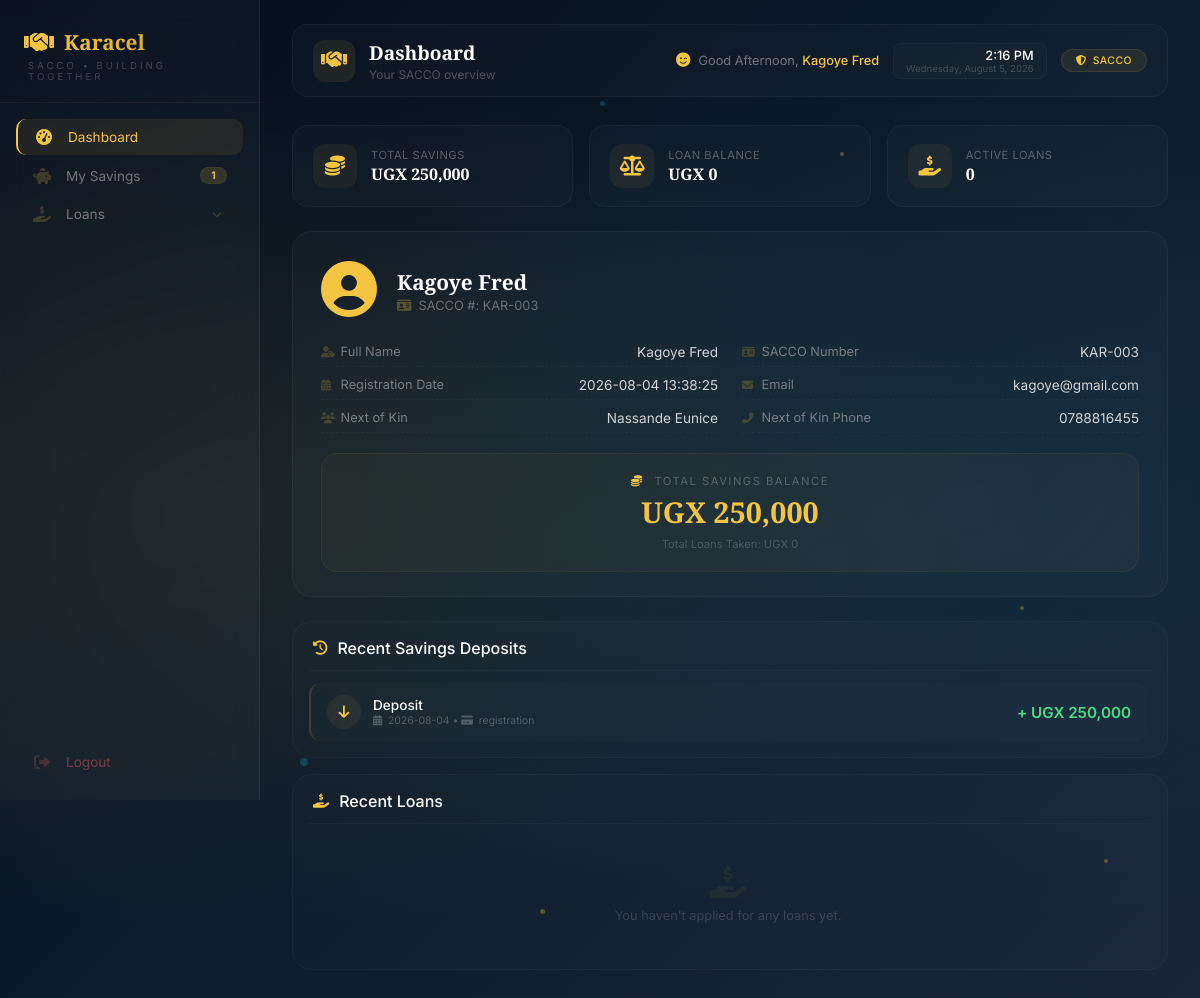
Before: /member/dashboard (signed in) with the older database file.
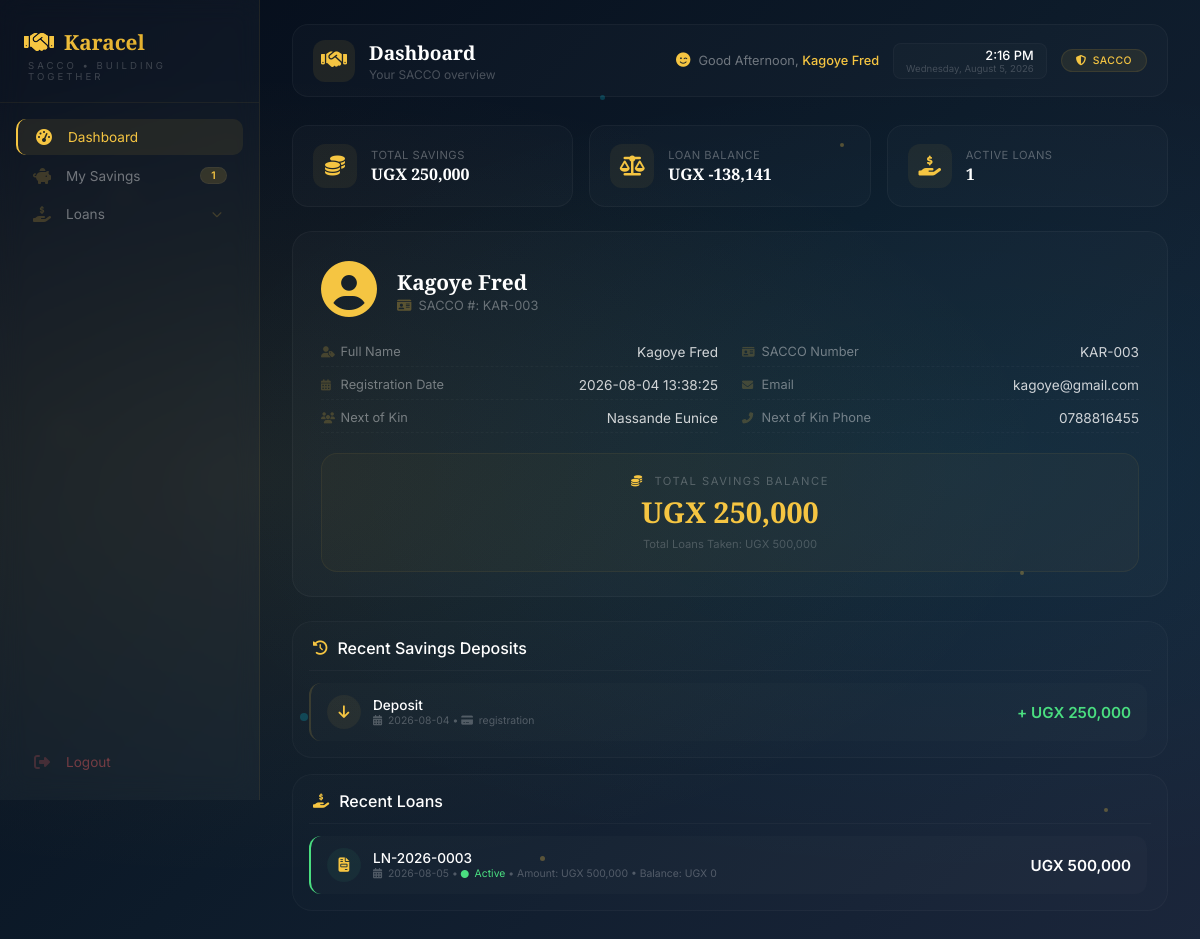
After: the same page with the newer database file.
### tables this page shows
CREATE TABLE savings_deposits (
            id INTEGER PRIMARY KEY AUTOINCREMENT,
            user_id INTEGER NOT NULL,
            amount REAL NOT NULL,
            deposit_date TEXT NOT NULL,
            payment_method TEXT,
            receipt_number TEXT,
            notes TEXT,
            created_at TIMESTAMP DEFAULT CURRENT_TIMESTAMP,
            FOREIGN KEY (user_id) REFERENCES users(id)
        );

CREATE TABLE loans (
            id INTEGER PRIMARY KEY AUTOINCREMENT,
            loan_number TEXT UNIQUE NOT NULL,
            user_id INTEGER NOT NULL,
            amount REAL NOT NULL,
            interest_rate REAL NOT NULL,
            interest_amount REAL NOT NULL,
            total_repayment REAL NOT NULL,
            monthly_installment REAL NOT NULL,
            tenure INTEGER DEFAULT 3,
            purpose TEXT,
            repayment_plan TEXT,
            status TEXT DEFAULT 'pending',
            application_date TEXT NOT NULL,
            approved_date TEXT,
            disbursed_date TEXT,
            completed_date TEXT,
            rejected_date TEXT,
            rejection_reason TEXT,
            admin_rejection_reason TEXT,
            current_balance REAL DEFAULT 0,
            interest_accrued REAL DEFAULT 0,
            last_interest_date TEXT,
            months_overdue INTEGER DEFAULT 0,
            start_month INTEGER DEFAULT 0,
            end_month INTEGER DEFAULT 12,
            created_at TIMESTAMP DEFAULT CURRENT_TIMESTAMP, last_payment_date TEXT, last_payment_amount REAL DEFAULT 0,
            FOREIGN KEY (user_id) REFERENCES users(id)
        );

### app.py (the view)
@app.route("/member/dashboard")
def member_dashboard():
    if "user_id" not in session:
        return redirect("/login")
    user_id = session["user_id"]
    db = get_db()
    member = db.execute("SELECT * FROM users WHERE id = ?", (user_id,)).fetchone()
    user = db.execute("SELECT * FROM users WHERE id = ?", (user_id,)).fetchone()
    total_savings = db.execute("""
        SELECT COALESCE(SUM(amount), 0) as total
        FROM savings_deposits
        WHERE user_id = ?
    """, (user_id,)).fetchone()['total']
    active_loans_balance = db.execute("""
        SELECT COALESCE(SUM(amount - COALESCE(total_repayments, 0)), 0) as balance
        FROM loans
        LEFT JOIN (
            SELECT loan_id, SUM(amount) as total_repayments
            FROM repayments
            WHERE status = 'completed'
            GROUP BY loan_id
        ) r ON loans.id = r.loan_id
        WHERE loans.user_id = ?
        AND loans.status IN ('approved', 'disbursed', 'active')
    """, (user_id,)).fetchone()['balance']
    active_loans_count = db.execute("""
        SELECT COUNT(*) as count
        FROM loans
        WHERE user_id = ?
        AND status IN ('approved', 'disbursed', 'active')
    """, (user_id,)).fetchone()['count']
    total_loans_taken = db.execute("""
        SELECT COALESCE(SUM(amount), 0) as total
        FROM loans
        WHERE user_id = ?
    """, (user_id,)).fetchone()['total']
    savings_deposits = db.execute("""
        SELECT * FROM savings_deposits
        WHERE user_id = ?
        ORDER BY deposit_date DESC
    """, (user_id,)).fetchall()
    loans = db.execute("""
        SELECT * FROM loans
        WHERE user_id = ?
        ORDER BY application_date DESC
    """, (user_id,)).fetchall()
    repayments = db.execute("""
        SELECT r.*, l.loan_number
        FROM repayments r
        JOIN loans l ON r.loan_id = l.id
        WHERE l.user_id = ?
        ORDER BY r.payment_date DESC
    """, (user_id,)).fetchall()
    guarantors = db.execute("""
        SELECT lg.*, l.loan_number, l.amount, l.status as loan_status
        FROM loan_guarantors lg
        JOIN loans l ON lg.loan_id = l.id
        WHERE l.user_id = ?
        ORDER BY lg.id DESC
    """, (user_id,)).fetchall()
    db.close()
    return render_template(
        "member/member-dashboard.html",
        member=member,
        total_savings=total_savings,
        active_loans_count=active_loans_count,
        active_loans_balance=active_loans_balance,
        total_loans_taken=total_loans_taken,
        savings_deposits=savings_deposits,
        loans=loans,
        repayments=repayments,
        guarantors=guarantors,
        user=user
    )

### app.py (called while the page is built)
def get_db():
    conn = sqlite3.connect("sacco.db")
    conn.row_factory = sqlite3.Row
    return conn

@app.template_filter('sum')
def sum_filter(values, attribute=None):
    if not values:
        return 0
    if attribute:
        total = 0
        for item in values:
            if hasattr(item, attribute):
                total += getattr(item, attribute) or 0
        return total
    return sum(values) if values else 0

### templates/member/member-dashboard.html (shortened to what the changed rows need)
{% extends "member/member-base.html" %}
{% block page_title %}Dashboard{% endblock %}
{% block content %}
<div id="dashboard-panel" class="content-panel active">
    <div class="stats-grid">
        <div class="stat-card">
            <div class="stat-info">
                <div class="stat-label">Loan Balance</div>
                <div class="stat-value">UGX {{ "{:,.0f}".format(active_loans_balance) if active_loans_balance else '0' }}</div>
            </div>
        </div>
        <div class="stat-card">
            <div class="stat-info">
                <div class="stat-label">Active Loans</div>
                <div class="stat-value">{{ active_loans_count if active_loans_count else 0 }}</div>
            </div>
        </div>
    </div>
    <div class="profile-card">
        <div class="balance-highlight">
            <div class="label">
                <i class="fas fa-coins"></i> Total Savings Balance
            </div>
            <div class="balance-amount">
                UGX {{ "{:,.0f}".format(total_savings) if total_savings else '0' }}
            </div>
            <div style="margin-top: 6px; font-size: 0.7rem; color: rgba(255,255,255,0.2);">
                Total Loans Taken: UGX {{ "{:,.0f}".format(total_loans_taken) if total_loans_taken else '0' }}
            </div>
        </div>
    </div>
    <div class="history-section">
        <div class="transaction-list">
            {% if savings_deposits %}
                {% for deposit in savings_deposits[:5] %}
                <div class="transaction-item">
                    <div class="transaction-left">
                        <div class="tx-icon">
                            <i class="fas fa-arrow-down"></i>
                        </div>
                        <div>
                            <div class="recipient">Deposit</div>
                            <div class="meta">
                                <i class="fas fa-calendar-alt"></i> {{ deposit.deposit_date if deposit.deposit_date else 'N/A' }}
                                {% if deposit.payment_method %}
                                • <i class="fas fa-credit-card"></i> {{ deposit.payment_method }}
                                {% endif %}
                            </div>
                        </div>
                    </div>
                    <div class="tx-amount" style="color: #4ade80;">
                        + UGX {{ "{:,.0f}".format(deposit.amount) if deposit.amount else '0' }}
                    </div>
                </div>
                {% endfor %}
            {% else %}
                <div class="empty-history">
                    <i class="fas fa-piggy-bank"></i>
                    <p>You haven't made any savings deposits yet.</p>
                </div>
            {% endif %}
        </div>
    </div>
    <div class="history-section" style="margin-top: 16px;">
        <div class="transaction-list">
            {% if loans %}
                {% for loan in loans[:5] %}
                <div class="transaction-item" style="border-left-color:
                    {% if loan.status == 'pending' %}#f5c542
                    {% elif loan.status == 'approved' %}#00e0ff
                    {% elif loan.status == 'disbursed' %}#4ade80
                    {% elif loan.status == 'active' %}#4ade80
                    {% elif loan.status == 'completed' %}#00ff88
                    {% else %}#ff6b6b{% endif %};">
                    <div class="transaction-left">
                        <div class="tx-icon" style="background:
                            {% if loan.status == 'pending' %}rgba(245,197,66,0.06)
                            {% elif loan.status == 'approved' %}rgba(0,224,255,0.06)
                            {% elif loan.status == 'disbursed' %}rgba(74,222,128,0.06)
                            {% elif loan.status == 'active' %}rgba(74,222,128,0.06)
                            {% elif loan.status == 'completed' %}rgba(0,255,136,0.06)
                            {% else %}rgba(255,107,107,0.06){% endif %};">
                            <i class="fas fa-file-invoice"></i>
                        </div>
                        <div>
                            <div class="recipient">{{ loan.loan_number if loan.loan_number else 'N/A' }}</div>
                            <div class="meta">
                                <i class="fas fa-calendar-alt"></i> {{ loan.application_date if loan.application_date else 'N/A' }}
                                • <span style="
                                    color: {% if loan.status == 'pending' %}#f5c542
                                    {% elif loan.status == 'approved' %}#00e0ff
                                    {% elif loan.status == 'disbursed' %}#4ade80
                                    {% elif loan.status == 'active' %}#4ade80
                                    {% elif loan.status == 'completed' %}#00ff88
                                    {% else %}#ff6b6b{% endif %};
                                ">
                                    <i class="fas fa-circle" style="font-size: 0.5rem;"></i>
                                    {{ loan.status|title if loan.status else 'Unknown' }}
                                </span>
                                {% if loan.amount %}
                                • Amount: UGX {{ "{:,.0f}".format(loan.amount) }}
                                {% endif %}
                                {% if loan.current_balance is not none %}
                                • Balance: UGX {{ "{:,.0f}".format(loan.current_balance) }}
                                {% endif %}
                            </div>
                        </div>
                    </div>
                    <div class="tx-amount">
                        UGX {{ "{:,.0f}".format(loan.amount) if loan.amount else '0' }}
                    </div>
                </div>
                {% endfor %}
            {% else %}
                <div class="empty-history">
                    <i class="fas fa-hand-holding-usd"></i>
                    <p>You haven't applied for any loans yet.</p>
                </div>
            {% endif %}
        </div>
    </div>
</div>
{% endblock %}

Changed rows visible on the page:
added loans: loan_number "LN-2026-0003", application_date "2026-08-05", status "Active", amount "500,000", current_balance "0"
Other visible differences:
{{ active_loans_count if active_loans_count else 0 }}: "0" → "1"
{{ "{:,.0f}".format(total_loans_taken) if total_loans_taken else '0' }}: "0" → "500,000"
text no longer shown: "0 You haven't applied for any loans yet."
text now shown: "-138,141"
